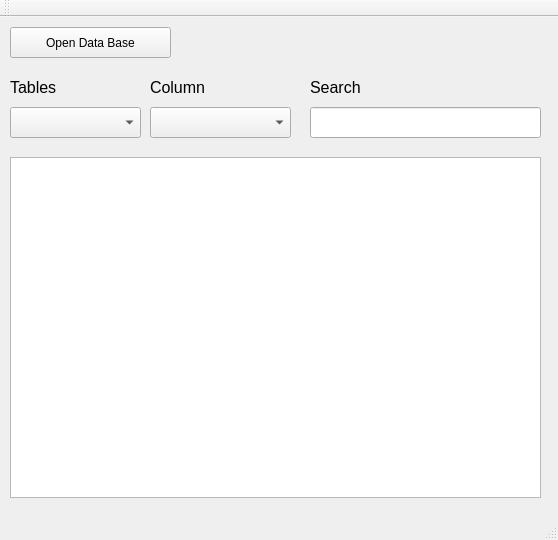
<?xml version="1.0" encoding="UTF-8"?>
<ui version="4.0">
 <class>MainWindow</class>
 <widget class="QMainWindow" name="MainWindow">
  <property name="geometry">
   <rect>
    <x>0</x>
    <y>0</y>
    <width>558</width>
    <height>540</height>
   </rect>
  </property>
  <property name="windowTitle">
   <string>MainWindow</string>
  </property>
  <widget class="QWidget" name="centralWidget">
   <widget class="QComboBox" name="comboBoxTables">
    <property name="geometry">
     <rect>
      <x>10</x>
      <y>90</y>
      <width>131</width>
      <height>31</height>
     </rect>
    </property>
   </widget>
   <widget class="QLabel" name="label">
    <property name="geometry">
     <rect>
      <x>10</x>
      <y>60</y>
      <width>131</width>
      <height>21</height>
     </rect>
    </property>
    <property name="font">
     <font>
      <pointsize>12</pointsize>
     </font>
    </property>
    <property name="text">
     <string>Tables</string>
    </property>
   </widget>
   <widget class="QLabel" name="label_3">
    <property name="geometry">
     <rect>
      <x>150</x>
      <y>60</y>
      <width>141</width>
      <height>21</height>
     </rect>
    </property>
    <property name="font">
     <font>
      <pointsize>12</pointsize>
     </font>
    </property>
    <property name="text">
     <string>Column</string>
    </property>
   </widget>
   <widget class="QLabel" name="label_2">
    <property name="geometry">
     <rect>
      <x>310</x>
      <y>60</y>
      <width>61</width>
      <height>21</height>
     </rect>
    </property>
    <property name="font">
     <font>
      <pointsize>12</pointsize>
     </font>
    </property>
    <property name="text">
     <string>Search</string>
    </property>
   </widget>
   <widget class="QListWidget" name="listWidget">
    <property name="geometry">
     <rect>
      <x>10</x>
      <y>140</y>
      <width>531</width>
      <height>341</height>
     </rect>
    </property>
   </widget>
   <widget class="QLabel" name="lbPath">
    <property name="geometry">
     <rect>
      <x>190</x>
      <y>10</y>
      <width>341</width>
      <height>31</height>
     </rect>
    </property>
    <property name="text">
     <string/>
    </property>
   </widget>
   <widget class="QPushButton" name="OpenDBButton">
    <property name="geometry">
     <rect>
      <x>10</x>
      <y>10</y>
      <width>161</width>
      <height>31</height>
     </rect>
    </property>
    <property name="text">
     <string>Open Data Base</string>
    </property>
   </widget>
   <widget class="QComboBox" name="comboBoxColumn">
    <property name="geometry">
     <rect>
      <x>150</x>
      <y>90</y>
      <width>141</width>
      <height>31</height>
     </rect>
    </property>
   </widget>
   <widget class="QLineEdit" name="lineEdit">
    <property name="geometry">
     <rect>
      <x>310</x>
      <y>90</y>
      <width>231</width>
      <height>31</height>
     </rect>
    </property>
   </widget>
  </widget>
  <widget class="QMenuBar" name="menuBar">
   <property name="geometry">
    <rect>
     <x>0</x>
     <y>0</y>
     <width>558</width>
     <height>22</height>
    </rect>
   </property>
  </widget>
  <widget class="QToolBar" name="mainToolBar">
   <attribute name="toolBarArea">
    <enum>TopToolBarArea</enum>
   </attribute>
   <attribute name="toolBarBreak">
    <bool>false</bool>
   </attribute>
  </widget>
  <widget class="QStatusBar" name="statusBar"/>
 </widget>
 <layoutdefault spacing="6" margin="11"/>
 <resources/>
 <connections/>
</ui>
